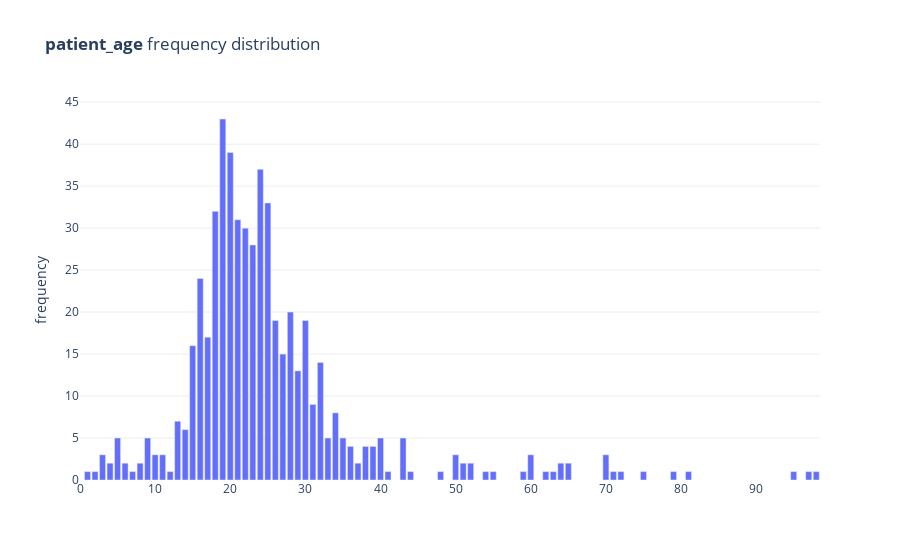

Write notebook code for a chart like this one.
### Code cell
num_freq_plot(regexp_age_2_extracts, 'patient_age')

### Figure 1 — Plotly figure (JSON) as saved in the notebook; plotly's stock layout.template omitted (floating-point values rounded to 4 significant figures)
{"data": [{"hovertemplate": "Value: %{x:,}<br>Frequency: %{y:,}<br><extra></extra>", "hovertext": [1, 2, 3, 4, 5, 6, 7, 8, 9, 10, 11, 12, 13, 14, 15, 16, 17, 18, 19, 20, 21, 22, 23, 24, 25, 26, 27, 28, 29, 30, 31, 32, 33, 34, 35, 36, 37, 38, 39, 40, 41, 43, 44, 48, 50, 51, 52, 54, 55, 59, 60, 62, 63, 64, 65, 70, 71, 72, 75, 79, 81, 95, 97, 98], "type": "bar", "x": [1, 2, 3, 4, 5, 6, 7, 8, 9, 10, 11, 12, 13, 14, 15, 16, 17, 18, 19, 20, 21, 22, 23, 24, 25, 26, 27, 28, 29, 30, 31, 32, 33, 34, 35, 36, 37, 38, 39, 40, 41, 43, 44, 48, 50, 51, 52, 54, 55, 59, 60, 62, 63, 64, 65, 70, 71, 72, 75, 79, 81, 95, 97, 98], "y": [1, 1, 3, 2, 5, 2, 1, 2, 5, 3, 3, 1, 7, 6, 16, 24, 17, 32, 43, 39, 31, 30, 28, 37, 33, 19, 15, 20, 13, 19, 9, 14, 5, 8, 5, 4, 2, 4, 4, 5, 1, 5, 1, 1, 3, 2, 2, 1, 1, 1, 3, 1, 1, 2, 2, 3, 1, 1, 1, 1, 1, 1, 1, 1]}], "layout": {"autosize": true, "plot_bgcolor": "#fff", "showlegend": false, "title": {"text": "<b>patient_age</b> frequency distribution"}, "xaxis": {"autorange": true, "range": [0, 98.5], "rangemode": "tozero", "type": "linear"}, "yaxis": {"autorange": true, "gridcolor": "#eee", "range": [0, 45.26], "rangemode": "tozero", "title": {"text": "frequency"}, "type": "linear"}}}
